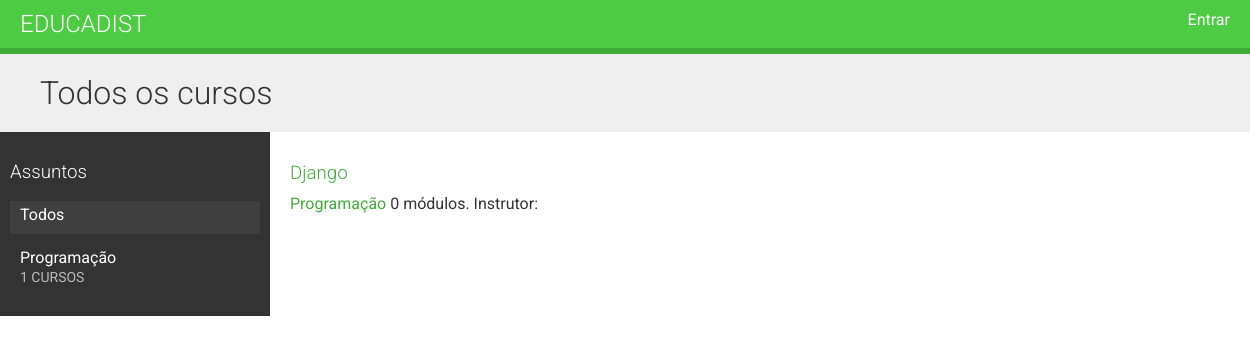
The page / on the database its author committed.
### cursos/models.py (models this page shows, shortened)
class Assunto(models.Model):
    titulo = models.CharField(max_length=200)
    slug = models.SlugField(max_length=200, unique=True)
    class Meta:
        ordering = ['titulo']
    def __str__(self):
        return self.titulo

class Curso(models.Model):
    dono = models.ForeignKey(User,
                             related_name='criador_curso',
                             on_delete= models.CASCADE)
    assunto = models.ForeignKey(Assunto,
                                related_name='cursos',
                                on_delete=models.CASCADE)
    titulo = models.CharField(max_length=200)
    slug = models.SlugField(max_length=200)
    desc_geral = models.TextField()
    criado = models.DateTimeField(auto_now_add=True)
    alunos = models.ManyToManyField(User,
                                    related_name='cursos_aluno',
                                    blank=True)
    class Meta:
        ordering = ['-criado']

### cursos/views.py (the view)
# urls.py: path('', ListarCursosView.as_view(), name='listar_cursos'),
class ListarCursosView(TemplateResponseMixin, View):
    model = Curso
    template_name = 'curso/listar.html'
    def get(self, request, assunto=None):
        assuntos = Assunto.objects.annotate(
                           total_cursos=Count('cursos'))
        cursos = Curso.objects.annotate(
                           total_modulos=Count('modulos'))
        if assunto:
            assunto = get_object_or_404(Assunto, slug=assunto)
            cursos = cursos.filter(assunto=assunto)
        return self.render_to_response({'assuntos': assuntos,
                                        'assunto': assunto,
                                        'cursos': cursos})

### cursos/templates/curso/listar.html (shortened to what this page needs)
{% extends "base.html" %}
{% block conteudo %}
    <h1>
    {% if assunto %}
        {{ assunto.titulo }} : cursos
    {% else %}
        Todos os cursos
    {% endif %}
    </h1>
    <div class="contents">
        <h3>Assuntos</h3>
        <ul id="modules">
            <li
                {% if not assunto %}
                    class="selected"
                {% endif %}>
                <a href="{% url 'listar_cursos' %}">Todos</a>
            </li>
            {% for a in assuntos %}
            <li {% if assunto == a %}class="selected"{% endif %}>
                <a href="{% url 'listar_cursos_assunto' a.slug %}">
                    {{ a.titulo }} <br>
                    <span> {{ a.total_cursos }} cursos</span>
                </a>
            </li>
            {% endfor %}
        </ul>
    </div>
    <div class="module">
        {% for c in cursos %}
          {% with assunto=c.assunto %}
            <h3>
                <a href="{% url 'detalhe_curso' c.slug %}">
                    {{ c.titulo }}
                </a>
            </h3>
            <p>
                <a href="{% url 'listar_cursos_assunto' assunto.slug %}">
                    {{ assunto }}
                </a>
                {{ c.total_modulos }} módulos.
                Instrutor: {{ c.dono.get_full_name }}
            </p>
          {% endwith %}
        {% endfor %}
    </div>
{% endblock %}

### cursos/static/css/base.css (style rules this page uses)
body { margin:0; font-family:'Roboto', sans-serif; font-weight:400; color:#333; }
a { color:#3fad37; text-decoration:none; }
ul { float:left; }
h1, h2, h3, h4, h5, h6 { font-family:'Roboto', sans-serif; font-weight:300; }
h1 { background:#efefef; width:100%; overflow:auto; padding:20px 0 20px 40px; margin:0; }
.module { padding:10px 20px; float:left; width:600px; }
.module h3 { margin:20px 0 0; padding:0; width:100%; }
.module p { margin:10px 0 20px; width:100%; float:left; }
.contents { width:20%; padding:10px; float:left; background:#333; color: #fff; font-family:'Roboto', sans-serif; }
.contents ul { list-style:none; margin:0; padding:0; width:100%; }
.contents ul li { margin:0 0 10px 0; padding:4px 10px 10px; overflow:auto; cursor:move; }
.contents ul li.selected { background:#3f3f3f; }
.contents ul span { text-transform:uppercase; color:#bbb; font-size:14px; }
.contents ul a { display:block; color:#fff; text-decoration:none; }

### rows shown on the page
Assunto: titulo "Programação", total_cursos "1"
Curso: titulo "Django", assunto "Programação", total_modulos "0"
